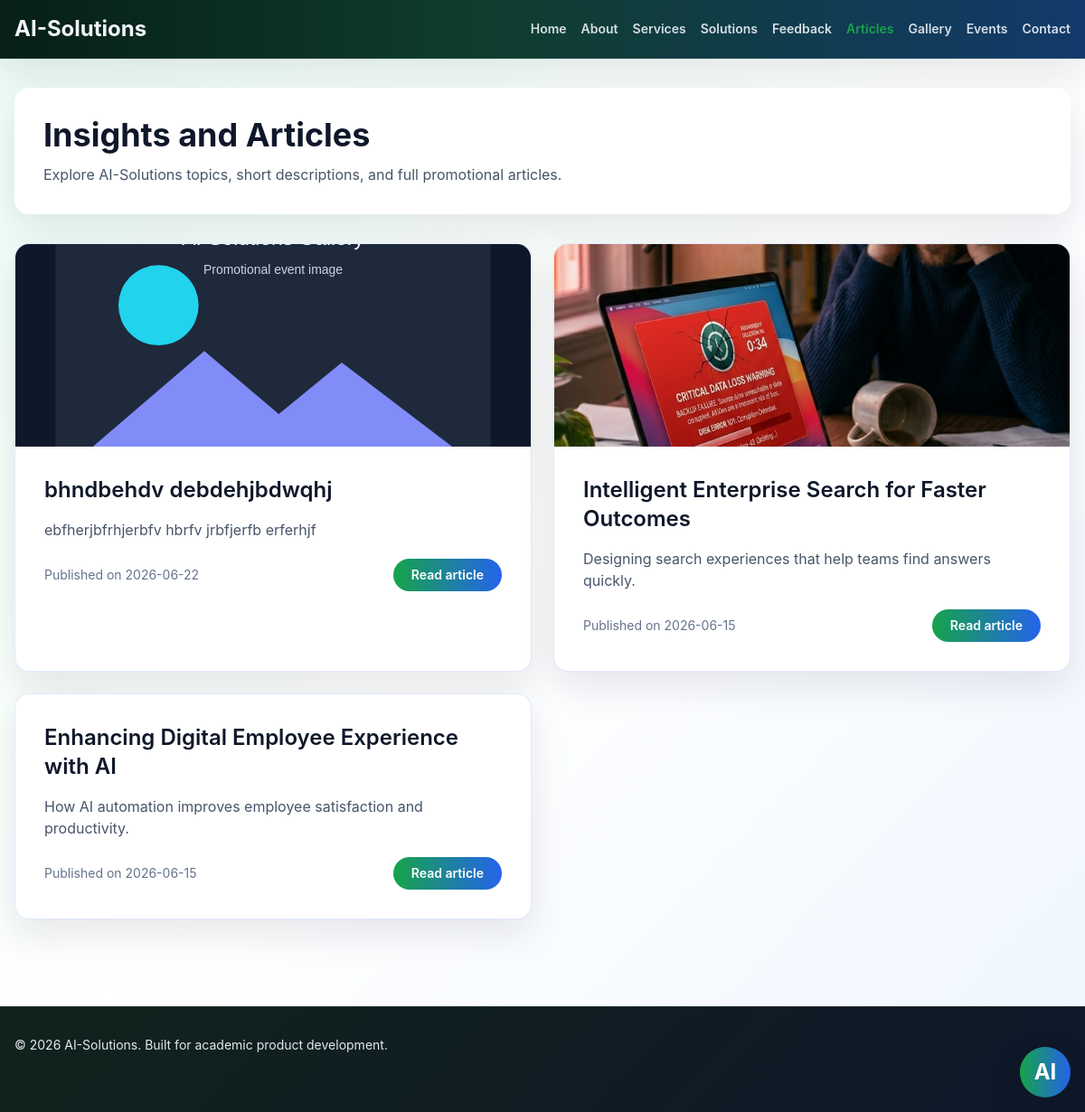
Page /articles on the earlier database version.
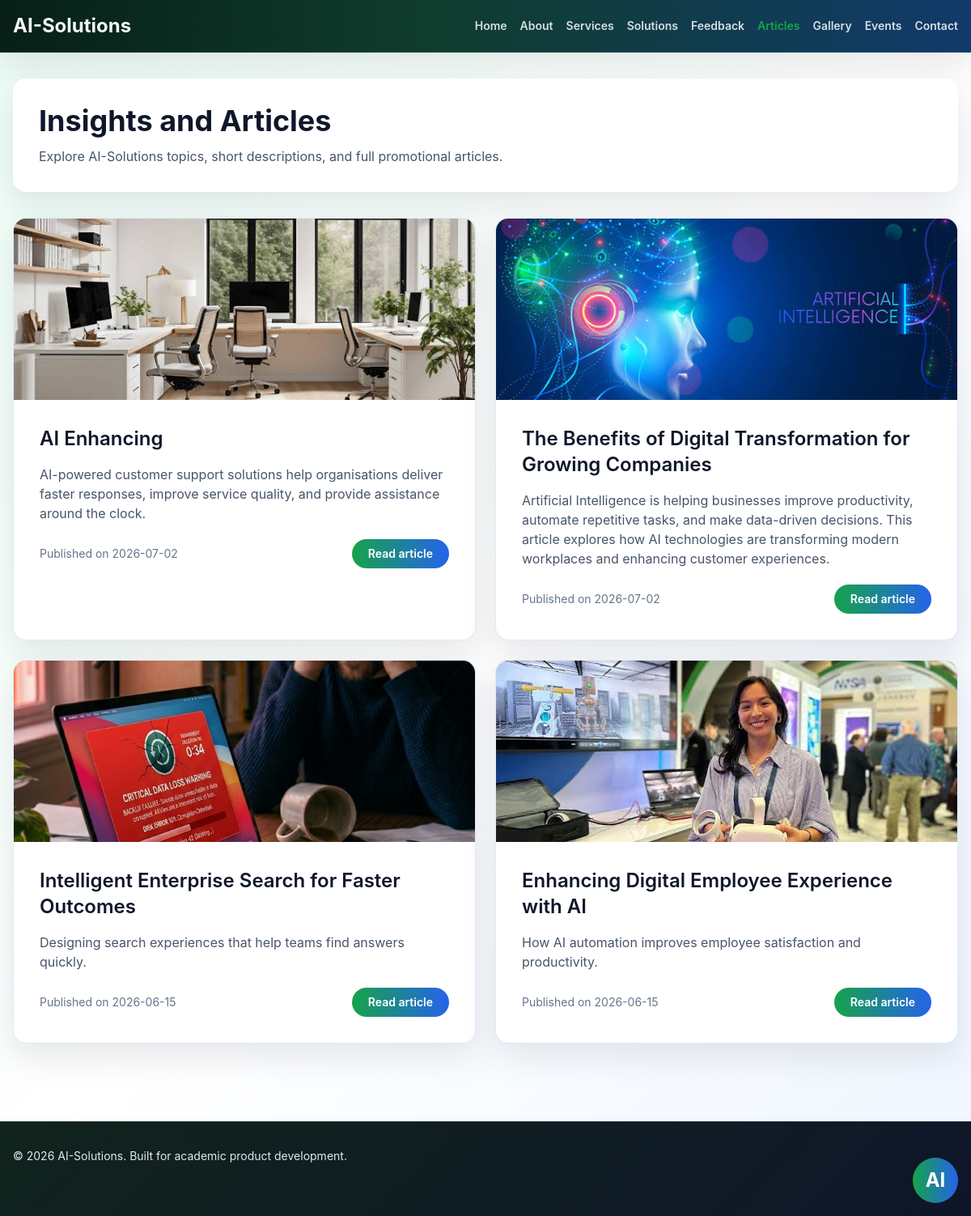
Same page on the later database version.
### models/__init__.py (models this page shows)
class Article(db.Model):
    __tablename__ = "articles"
    id = db.Column(db.Integer, primary_key=True)
    title = db.Column(db.String(180), nullable=False)
    summary = db.Column(db.String(300), nullable=False)
    content = db.Column(db.Text, nullable=False)
    image_filename = db.Column(db.String(200), nullable=True)
    published_at = db.Column(db.DateTime, default=lambda: datetime.now(UTC))

### routes/public.py (the view)
@public_bp.route("/articles")
def articles():
    articles = Article.query.order_by(Article.published_at.desc()).all()
    return render_template("articles.html", articles=articles)

### templates/articles.html (shortened to what this page needs)
{% extends 'base.html' %}
{% block content %}
<div class="space-y-8">
    <div class="rounded-3xl bg-white p-8 shadow-sm">
        <h1 class="text-4xl font-bold">Insights and Articles</h1>
        <p class="mt-3 text-slate-600">Explore AI-Solutions topics, short descriptions, and full promotional articles.</p>
    </div>
    <div class="grid gap-6 md:grid-cols-2">
        {% for article in articles %}
            <article class="overflow-hidden rounded-3xl border border-slate-200 bg-white shadow-sm">
                {% if article.image_filename %}
                    <img src="{{ uploaded_file_url(article.image_filename) }}" alt="{{ article.title }}" class="h-56 w-full object-cover gallery-image" />
                {% endif %}
                <div class="p-8">
                    <h2 class="text-2xl font-semibold">{{ article.title }}</h2>
                    <p class="mt-4 text-slate-600">{{ article.summary }}</p>
                    <div class="mt-5 flex flex-col gap-3 sm:flex-row sm:items-center sm:justify-between">
                        <p class="text-sm text-slate-500">Published on {{ article.published_at.strftime('%Y-%m-%d') }}</p>
                        <a href="{{ url_for('public.article_detail', article_id=article.id) }}" class="rounded-full bg-indigo-600 px-5 py-2 text-center text-sm font-semibold text-white">Read article</a>
                    </div>
                </div>
            </article>
        {% else %}
            <p class="text-slate-600">No articles are published yet.</p>
        {% endfor %}
    </div>
</div>
{% endblock %}

Differences in the rows shown:
added Article: image_filename (picture), title "AI Enhancing", summary "AI-powered customer support solutions help organisations deliver faster responses, improve service quality, and provide assistance around the clock.", published_at "2026-07-02"
changed Article: image_filename: picture added in place of a placeholder; title "bhndbehdv debdehjbdwqhj" → "The Benefits of Digital Transformation for Growing Companies"; summary "ebfherjbfrhjerbfv hbrfv jrbfjerfb erferhjf" → "Artificial Intelligence is helping businesses improve productivity, automate repetitive tasks, and make data-driven decisions. This article explores how AI technologies are transforming modern workplaces and enhancing customer experiences."; published_at "2026-06-22" → "2026-07-02"
changed Article "Enhancing Digital Employee Experience with AI": image_filename: picture added
